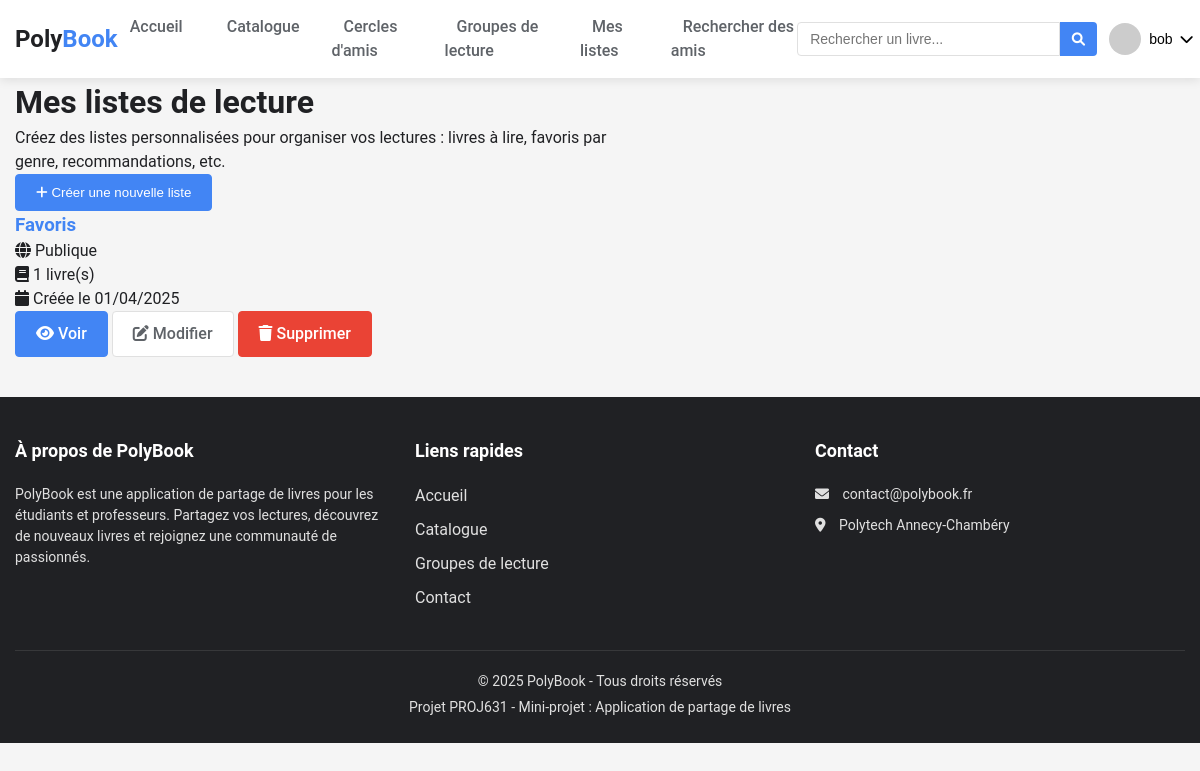
Page /website/listes.php (signed in) on the committed database.
### tables this page shows
CREATE TABLE reading_list (
    id INT PRIMARY KEY AUTO_INCREMENT,
    created_at DATE,
    name TEXT,
    user_id INT,
    is_public BOOLEAN DEFAULT FALSE,
    FOREIGN KEY (user_id) REFERENCES user(id)
);

### website/connexion.php (called while the page is built, shortened)
<?php
function securiser($donnee) {
    return htmlspecialchars($donnee, ENT_QUOTES, 'UTF-8');
}
?>

### website/listes.php (the view, shortened to what this page needs)
<!DOCTYPE html>
<html lang="fr">
<head>
    <link rel="stylesheet" href="styles.css">
    <link rel="stylesheet" href="https://cdnjs.cloudflare.com/ajax/libs/font-awesome/6.0.0/css/all.min.css">
</head>
<body>
    <?php
    require_once 'connexion.php';
    include 'header.php';
    $user_id = $_SESSION['user_id'];
    $lists_sql = "SELECT rl.*, COUNT(rlb.id) as book_count
                 FROM reading_list rl
                 LEFT JOIN reading_list_book rlb ON rl.id = rlb.reading_list_id
                 WHERE rl.user_id = $user_id
                 GROUP BY rl.id
                 ORDER BY rl.created_at DESC";
    $lists_result = $conn->query($lists_sql);
    ?>
    <main class="container">
        <h1>Mes listes de lecture</h1>
        <div class="lists-header">
            <p class="intro">
                Créez des listes personnalisées pour organiser vos lectures : livres à lire, favoris par genre, recommandations, etc.
            </p>
            <button id="create-list-btn" class="btn primary">
                <i class="fas fa-plus"></i> Créer une nouvelle liste
            </button>
        </div>
        <?php if ($lists_result->num_rows > 0): ?>
            <div class="lists-grid">
                <?php while ($list = $lists_result->fetch_assoc()): ?>
                    <div class="list-card">
                        <div class="list-header">
                            <h3><a href="liste.php?id=<?php echo $list['id']; ?>"><?php echo securiser($list['name']); ?></a></h3>
                            <span class="visibility-badge <?php echo $list['is_public'] ? 'public' : 'private'; ?>">
                                <i class="fas fa-<?php echo $list['is_public'] ? 'globe' : 'lock'; ?>"></i>
                                <?php echo $list['is_public'] ? 'Publique' : 'Privée'; ?>
                            </span>
                        </div>
                        <div class="list-info">
                            <p><i class="fas fa-book"></i> <?php echo $list['book_count']; ?> livre(s)</p>
                            <p><i class="fas fa-calendar"></i> Créée le <?php echo date('d/m/Y', strtotime($list['created_at'])); ?></p>
                        </div>
                        <div class="list-actions">
                            <a href="liste.php?id=<?php echo $list['id']; ?>" class="btn primary">
                                <i class="fas fa-eye"></i> Voir
                            </a>
                            <a href="modifier_liste.php?id=<?php echo $list['id']; ?>" class="btn secondary">
                                <i class="fas fa-edit"></i> Modifier
                            </a>
                            <a href="supprimer_liste.php?id=<?php echo $list['id']; ?>" class="btn error"
                               onclick="return confirm('Êtes-vous sûr de vouloir supprimer cette liste ?');">
                                <i class="fas fa-trash"></i> Supprimer
                            </a>
                        </div>
                    </div>
                <?php endwhile; ?>
            </div>
        <?php endif; ?>
    </main>
    <?php include 'footer.php'; ?>
</body>
</html>

### website/styles.css (style rules this page uses)
:root { --primary-color: #4285f4; --primary-dark: #3367d6; --secondary-color: #5f6368; --accent-color: #fbbc05; --success-color: #34a853; --error-color: #ea4335; --info-color: #4285f4; --warning-color: #fbbc05; --light-gray: #f5f5f5; --medium-gray: #e0e0e0; --dark-gray: #5f6368; --white: #ffffff; --black: #202124; --border-radius: 4px; --box-shadow: 0 2px 10px rgba(0, 0, 0, 0.1); --transition: all 0.3s ease; --font-family: 'Roboto', 'Segoe UI', Arial, sans-serif; }
* { margin: 0; padding: 0; box-sizing: border-box; }
body { font-family: var(--font-family); font-size: 16px; line-height: 1.5; color: var(--black); background-color: var(--light-gray); }
a { text-decoration: none; color: var(--primary-color); transition: var(--transition); }
.container { max-width: 1200px; margin: 0 auto; padding: 0 15px; }
.btn { display: inline-block; padding: 10px 20px; border-radius: var(--border-radius); font-weight: 500; cursor: pointer; transition: var(--transition); text-align: center; }
.btn.primary { background-color: var(--primary-color); color: var(--white); border: 1px solid var(--primary-color); }
.btn.secondary { background-color: var(--white); color: var(--dark-gray); border: 1px solid var(--medium-gray); }
.btn.error { background-color: var(--error-color); color: var(--white); border: 1px solid var(--error-color); }
.intro { max-width: 600px; }

### rows in the picture
reading_list: name "Favoris", is_public 1 (drawn), book_count "1", created_at "01/04/2025"

### other values in the picture
securiser($_SESSION['username']) "bob"
